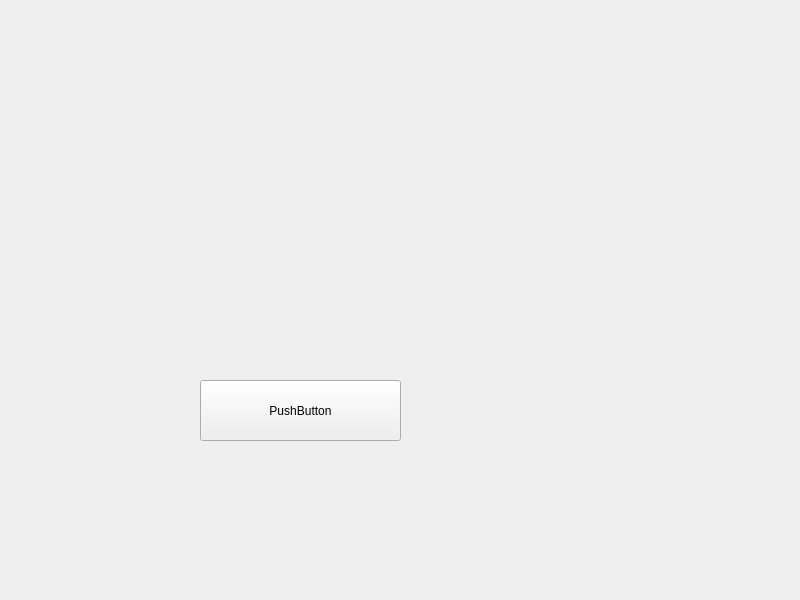
<?xml version="1.0" encoding="UTF-8"?>
<ui version="4.0">
 <class>MainWindow</class>
 <widget class="QMainWindow" name="MainWindow">
  <property name="geometry">
   <rect>
    <x>0</x>
    <y>0</y>
    <width>800</width>
    <height>600</height>
   </rect>
  </property>
  <property name="windowTitle">
   <string>MainWindow</string>
  </property>
  <widget class="QWidget" name="centralwidget">
   <widget class="QPushButton" name="pushButton">
    <property name="geometry">
     <rect>
      <x>200</x>
      <y>380</y>
      <width>201</width>
      <height>61</height>
     </rect>
    </property>
    <property name="text">
     <string>PushButton</string>
    </property>
   </widget>
  </widget>
 </widget>
 <resources/>
 <connections/>
</ui>
